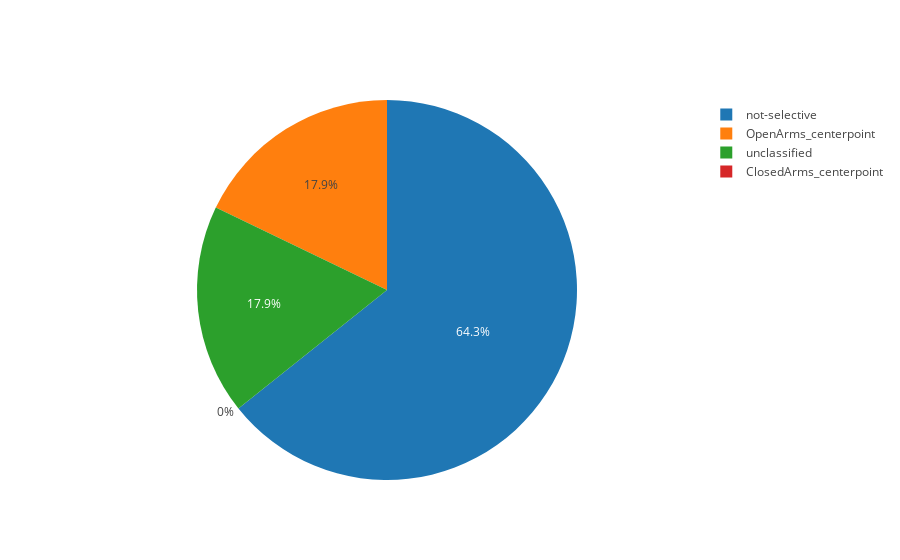

Notebook cell for this chart:
### Markdown cell above
## DRD73

### Code cell
drd73_cell_dict = Resampler.classify_by_behavior(drd73_classified_neurons, drd73_real_diff_vals, "OpenArms_centerpoint", "ClosedArms_centerpoint")
plot_pie_chart(drd73_cell_dict, "OpenArms_centerpoint", "ClosedArms_centerpoint", "not-selective", "unclassified")

### Figure 1 — Plotly figure (JSON) as saved in the notebook; plotly's stock layout.template omitted (floating-point values rounded to 4 significant figures)
{"data": [{"labels": ["OpenArms_centerpoint", "ClosedArms_centerpoint", "not-selective", "unclassified"], "type": "pie", "uid": "3c840a", "values": [5, 0, 18, 5]}], "layout": {"autosize": true}}
